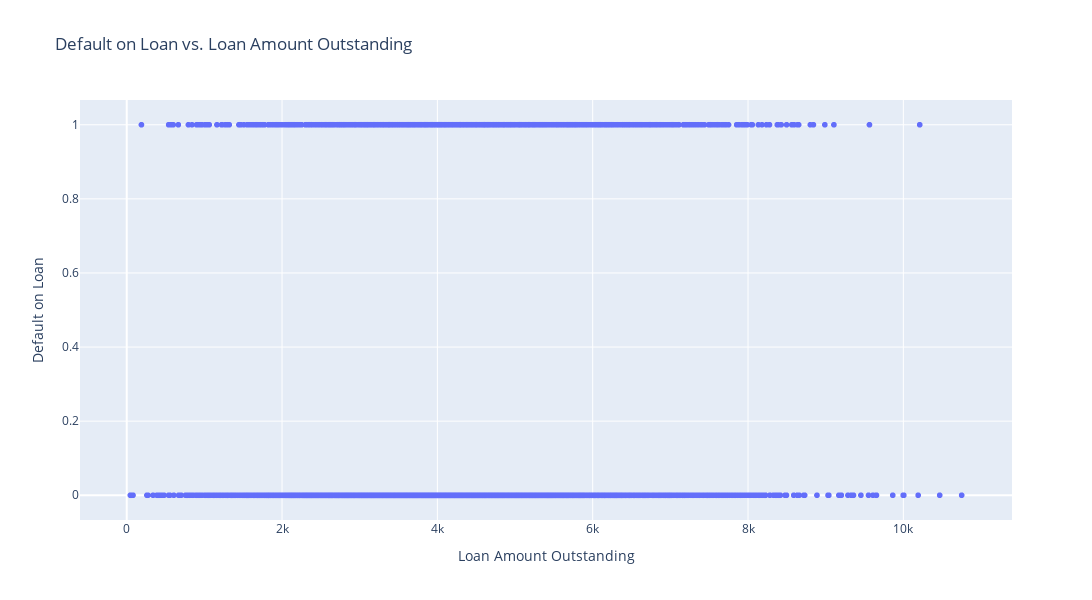

Write notebook code for a chart like this one.
### Code cell
import plotly.graph_objects as go
import plotly.express as px
fig = px.scatter(df, 
               x='loan_amt_outstanding', 
               y='default',
               title='Default on Loan vs. Loan Amount Outstanding',
               )

fig.update_layout(
    xaxis_title='Loan Amount Outstanding',
    yaxis_title='Default on Loan',
    width=1200,
    height=600
)


fig.update_traces(
    hovertemplate='<b>Loan Amount Outstanding:</b> %{x:.2f}<br>' +
                  '<extra></extra>'
)

fig.show()

### Figure 1 — Plotly figure (JSON) as saved in the notebook; plotly's stock layout.template omitted (floating-point values rounded to 4 significant figures; data arrays with more than 128 entries replaced by an {"elided": "..."} marker saying what was removed)
{"data": [{"hovertemplate": "<b>Loan Amount Outstanding:</b> %{x:.2f}<br><extra></extra>", "legendgroup": "", "marker": {"color": "#636efa", "symbol": "circle"}, "mode": "markers", "name": "", "showlegend": false, "type": "scattergl", "x": {"elided": "10000 float values"}, "xaxis": "x", "y": {"elided": "10000 int values"}, "yaxis": "y"}], "layout": {"height": 600, "legend": {"tracegroupgap": 0}, "title": {"text": "Default on Loan vs. Loan Amount Outstanding"}, "width": 1200, "xaxis": {"anchor": "y", "domain": [0, 1], "title": {"text": "Loan Amount Outstanding"}}, "yaxis": {"anchor": "x", "domain": [0, 1], "title": {"text": "Default on Loan"}}}}
